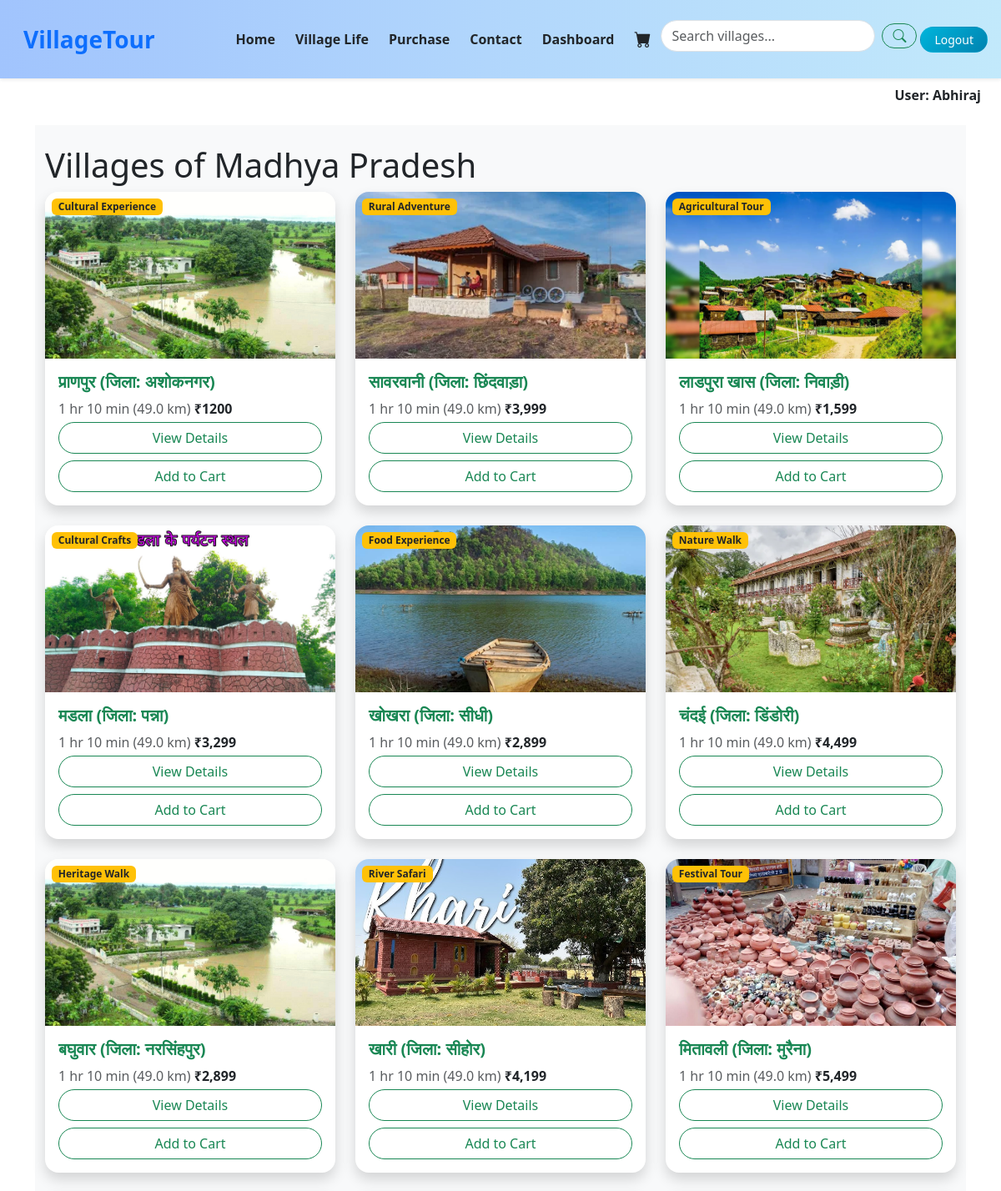
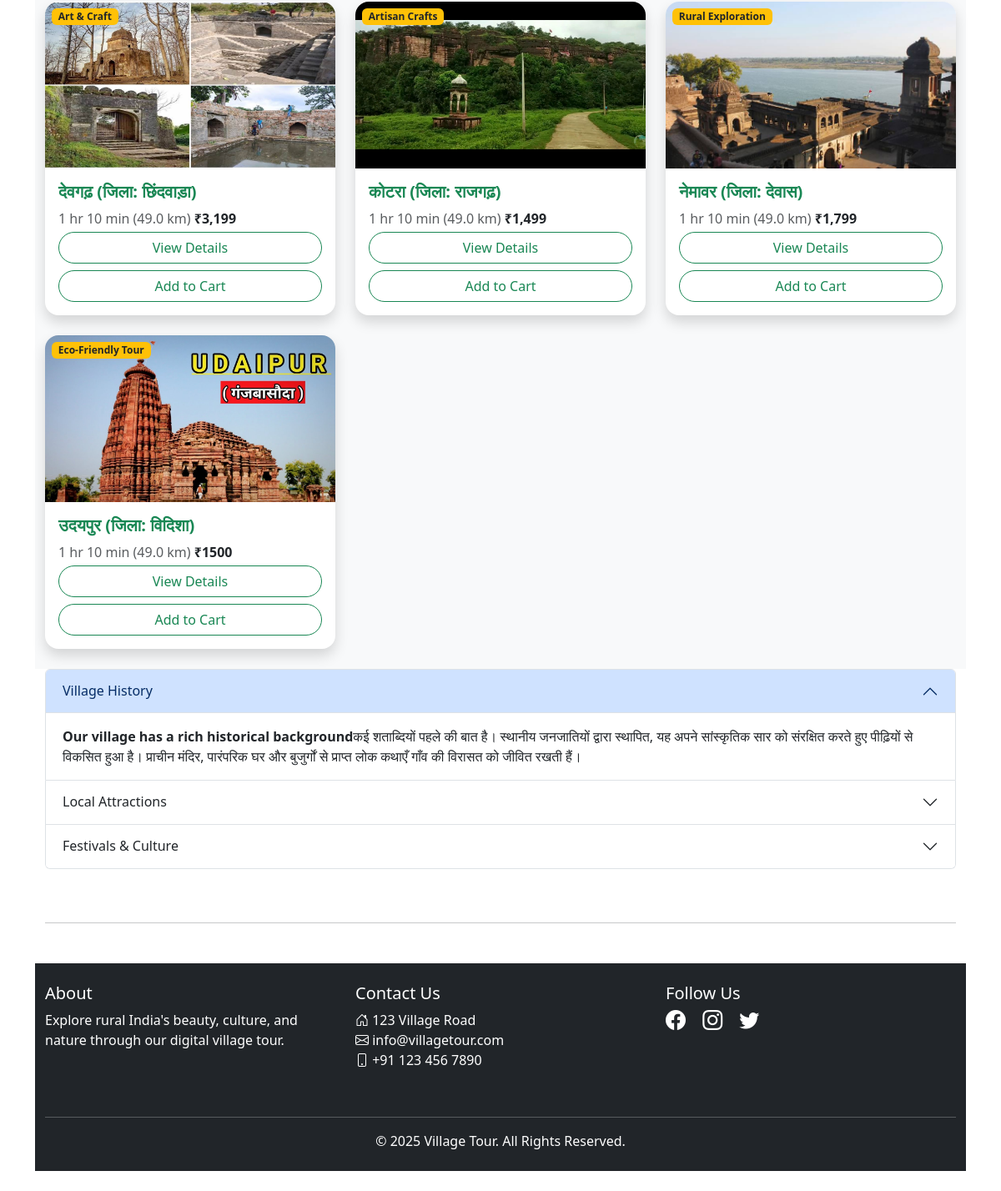
Screenshot of /village_list1/2 with the database file from the repository (2 pictures, top to bottom).
### myvillageapp/models.py (models this page shows, shortened)
class User(models.Model):
    profile_pic = models.ImageField(upload_to='profile_pics/', default='default.jpeg/*', blank=True)
    username = models.CharField(max_length=100)
    email = models.EmailField(unique=True)
    password = models.CharField(max_length=100)
    phone = models.IntegerField()

class Village(models.Model):
    name = models.CharField(max_length=100)
    district = models.CharField(max_length=100)
    price = models.CharField(max_length=100)
    description = models.TextField()
    image = models.ImageField(upload_to='villages/')
    distance = models.CharField(max_length=100)
    category = models.CharField(max_length=100)

### myvillageapp/views.py (the view)
# urls.py: path('village_list1/<int:pk>', views.village_list1, name='village_list1'),
def village_list1(request, pk):
    user = User.objects.get(id=pk)
    databreak = {
        'id': user.id,
        'username': user.username,
        'email': user.email,
        'phone': user.phone,
        'password': user.password
    }
    msg = 'successfully logged in'
    query = request.GET.get('q')
    print('hello')
    if query:
        villages = Village.objects.filter(
            Q(name__icontains=query) |
            Q(district__icontains=query) |
            Q(description__icontains=query) |
            Q(category__icontains=query) |
            Q(price__icontains=query)
        )
        return render(request, 'village_list.html', {'villages': villages, 'query': query,'msg': msg, 'user': databreak})
    else:
        villages = Village.objects.all()
        return render(request, 'village_list.html', {'villages': villages, 'user': databreak})

### myvillageapp/templates/village_list.html (shortened to what this page needs)
{% extends "common.html" %}
{% load static %}
{% block content %}
<div class="bg-light">
<div class="container py-4">
<h1>Villages of Madhya Pradesh</h1>
  <div class="row row-cols-1 row-cols-md-3 g-4">
    {% for village in villages %}
    <div class="col">
      <div class="card h-100 border-0 shadow rounded-4 overflow-hidden">
        <div class="position-relative">
          <img src="{{ village.image.url }}" style="object-fit: cover; height: 200px;" class="card-img-top" alt="Village Image">
          <span class="badge bg-warning text-dark position-absolute top-0 start-0 m-2">{{ village.category }}</span>
        </div>
        <div class="card-body">
          <h5 class="card-title text-success fw-bold">{{ village.name }} (जिला: {{ village.district }})</h5>
          <p class="text-muted mb-1">1 hr 10 min (49.0 km)  <span class="fw-semibold text-dark">{{village.price}}</span></p>
          <div class="d-grid gap-2" style="display: flex;">
          {% if user.id %}
          <a href="{% url 'village_detail1' pk=user.id it=village.id %}" class="btn btn-outline-success w-100 rounded-pill">View Details</a>
          <a href="{% url 'addcard1' pk=user.id it=village.id %}" class="btn btn-outline-success w-100 rounded-pill">Add to Cart</a>
          {% else %}
          <a href="{% url 'village_detail' pk=village.id %}" class="btn btn-outline-success w-100 rounded-pill">View Details</a>
          <a href="{% url 'addcard' it=village.id %}" class="btn btn-outline-success w-100 rounded-pill">Add to Cart</a>
          {% endif %}
          </div>
        </div>
      </div>
    </div>
    {% empty %}
    <p class="text-center text-danger">कोई परिणाम नहीं मिला</p>
    {% endfor %}
  </div>
</div>
</div>
<div class="container-fluid">
  <div class="row">
    <div class="col-lg-12">
<div class="accordion" id="accordionExample">
  <div class="accordion-item">
    <h2 class="accordion-header" id="headingOne">
      <button class="accordion-button" type="button" data-bs-toggle="collapse" data-bs-target="#collapseOne" aria-expanded="true" aria-controls="collapseOne">
        Village History
      </button>
    </h2>
    <div id="collapseOne" class="accordion-collapse collapse show" aria-labelledby="headingOne" data-bs-parent="#accordionExample">
      <div class="accordion-body">
        <strong>Our village has a rich historical background</strong>कई शताब्दियों पहले की बात है। स्थानीय जनजातियों द्वारा स्थापित, यह अपने सांस्कृतिक सार को संरक्षित करते हुए पीढ़ियों से विकसित हुआ है। प्राचीन मंदिर, पारंपरिक घर और बुजुर्गों से प्राप्त लोक कथाएँ गाँव की विरासत को जीवित रखती हैं।
      </div>
    </div>
  </div>
  <div class="accordion-item">
    <h2 class="accordion-header" id="headingTwo">
      <button class="accordion-button collapsed" type="button" data-bs-toggle="collapse" data-bs-target="#collapseTwo" aria-expanded="false" aria-controls="collapseTwo">
        Local Attractions
      </button>
    </h2>
  </div>
  <div class="accordion-item">
    <h2 class="accordion-header" id="headingThree">
      <button class="accordion-button collapsed" type="button" data-bs-toggle="collapse" data-bs-target="#collapseThree" aria-expanded="false" aria-controls="collapseThree">
        Festivals & Culture
      </button>
    </h2>
  </div>
</div>
</div>
</div>
<br>
<br>
<hr>
{% endblock %}

### myvillageapp/templates/common.html (shortened to what this page needs)
{% load static %}
{% block css %}
  <link rel="stylesheet" href="{% static 'css/common.css' %}">
{% endblock css %}
<!DOCTYPE html>
<html lang="en">
<head>
  <link href="https://cdn.jsdelivr.net/npm/bootstrap@5.3.3/dist/css/bootstrap.min.css" rel="stylesheet">
  <link href="https://cdn.jsdelivr.net/npm/bootstrap-icons/font/bootstrap-icons.css" rel="stylesheet">
</head>
<body>
<nav class="navbar navbar-expand-lg navbar-light bg-white shadow-sm py-3 sticky-top" style="backdrop-filter: blur(10px); background: linear-gradient(to right, #a1c4fd, #c2e9fb);">
  <div class="container-fluid">
    <a class="navbar-brand fw-bold text-primary fs-3 ms-3" href="#">VillageTour</a>
    <div class="collapse navbar-collapse" id="mainNavbar">
      <ul class="navbar-nav ms-auto align-items-lg-center mb-2 mb-lg-0">
        {% if user.id %}
          <li class="nav-item mx-1">
            <a class="nav-link fw-semibold text-dark" href="{% url 'village_list1' pk=user.id %}">Home</a>
          </li>
          <li class="nav-item mx-1">
            <a class="nav-link fw-semibold text-dark" href="{% url 'village_life1' pk=user.id %}">Village Life</a>
          </li>
          <li class="nav-item mx-1">
            <a class="nav-link fw-semibold text-dark" href="{% url 'Purchase1' pk=user.id %}">Purchase</a>
          </li>
          <li class="nav-item mx-1">
            <a class="nav-link fw-semibold text-dark" href="{% url 'contact1' pk=user.id %}">Contact</a>
          </li>
          <li class="nav-item mx-1">
            <a class="nav-link fw-semibold text-dark" href="{% url 'dashboard1' pk=user.id %}">Dashboard</a>
          </li>
          <li class="nav-item mx-1">
            <a class="nav-link text-dark" href="{% url 'showcart1' pk=user.id %}"><i class="bi bi-cart-fill fs-5"></i></a>
          </li>
          <form action="{% url 'village_list' %}" class="d-flex align-items-center mt-2" role="search">
          <input type="text" name="q" class="form-control me-2 rounded-pill" placeholder="Search villages..." aria-label="Search">
          <button class="btn btn-outline-success rounded-pill" type="submit">
            <i class="bi bi-search"></i>
          </button>
        </form>
          <li class="nav-item mx-1">
            <a class="btn btn-gradient-primary rounded-pill px-3 btn-sm" href="{% url 'village_list' %}">Logout</a>
          </li>
        {% endif %}
      </ul>
    </div>
  </div>
</nav>
{% if user.id %}
<div class="text-end pe-4 mt-2 d-none d-lg-block">
  <span class="fw-bold text-dark">User: {{ user.username }}</span>
</div>
{% endif %}
<div class="container my-4">
  {% block content %}{% endblock %}
</div>
<footer class="bg-dark text-white py-4 mt-5">
  <div class="container">
    <div class="row">
      <div class="col-md-4 mb-3">
        <h5><a href="{% url 'about' %}" class="text-white text-decoration-none">About</a></h5>
        <p>Explore rural India's beauty, culture, and nature through our digital village tour.</p>
      </div>
      <div class="col-md-4 mb-3">
        <h5>Contact Us</h5>
        <ul class="list-unstyled">
          <li><i class="bi bi-house-door"></i> 123 Village Road</li>
          <li><i class="bi bi-envelope"></i> info@villagetour.com</li>
          <li><i class="bi bi-phone"></i> +91 123 456 7890</li>
        </ul>
      </div>
      <div class="col-md-4 mb-3">
        <h5>Follow Us</h5>
        <div>
          <a href="https://facebook.com" class="text-white me-3"><i class="bi bi-facebook fs-4"></i></a>
          <a href="https://instagram.com" class="text-white me-3"><i class="bi bi-instagram fs-4"></i></a>
          <a href="https://twitter.com" class="text-white"><i class="bi bi-twitter fs-4"></i></a>
        </div>
      </div>
    </div>
    <hr class="border-light mt-4">
    <div class="text-center">
      &copy; 2025 Village Tour. All Rights Reserved.
    </div>
  </div>
</footer>
</body>
</html>

### myvillageapp/templates/common.html (style rules this page uses)
.btn-gradient-primary { background: linear-gradient(135deg, #00b4db, #0083b0); color: white; transition: all 0.3s ease-in-out; }

### rows the page displays
User: username "Abhiraj"
Village: image (picture), category "Cultural Experience", name "प्राणपुर", district "अशोकनगर", price "₹1200"
Village: image (picture), category "Rural Adventure", name "सावरवानी", district "छिंदवाड़ा", price "₹3,999"
Village: image (picture), category "Agricultural Tour", name "लाडपुरा खास", district "निवाड़ी", price "₹1,599"
Village: image (picture), category "Cultural Crafts", name "मडला", district "पन्ना", price "₹3,299"
Village: image (picture), category "Food Experience", name "खोखरा", district "सीधी", price "₹2,899"
Village: image (picture), category "Nature Walk", name "चंदई", district "डिंडोरी", price "₹4,499"
Village: image (picture), category "Heritage Walk", name "बघुवार", district "नरसिंहपुर", price "₹2,899"
Village: image (picture), category "River Safari", name "खारी", district "सीहोर", price "₹4,199"
Village: image (picture), category "Festival Tour", name "मितावली", district "मुरैना", price "₹5,499"
Village: image (picture), category "Art & Craft", name "देवगढ़", district "छिंदवाड़ा", price "₹3,199"
Village: image (picture), category "Artisan Crafts", name "कोटरा", district "राजगढ़", price "₹1,499"
Village: image (picture), category "Rural Exploration", name "नेमावर", district "देवास", price "₹1,799"
Village: image (picture), category "Eco-Friendly Tour", name "उदयपुर", district "विदिशा", price "₹1500"
